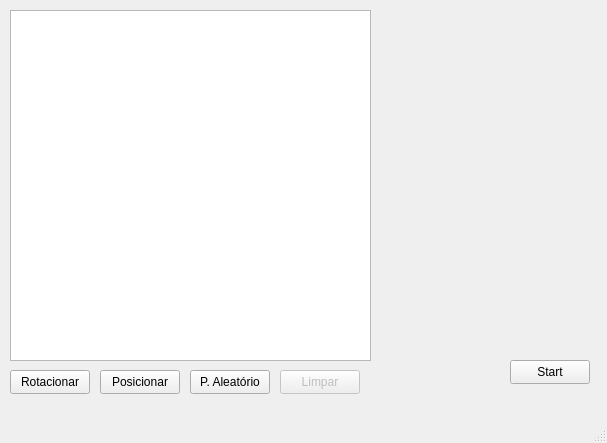
<?xml version="1.0" encoding="UTF-8"?>
<ui version="4.0">
 <class>MainWindow</class>
 <widget class="QMainWindow" name="MainWindow">
  <property name="geometry">
   <rect>
    <x>0</x>
    <y>0</y>
    <width>607</width>
    <height>443</height>
   </rect>
  </property>
  <property name="windowTitle">
   <string>MainWindow</string>
  </property>
  <widget class="QWidget" name="centralwidget">
   <widget class="QGraphicsView" name="boardView">
    <property name="geometry">
     <rect>
      <x>10</x>
      <y>10</y>
      <width>361</width>
      <height>351</height>
     </rect>
    </property>
   </widget>
   <widget class="QPushButton" name="pushButton">
    <property name="geometry">
     <rect>
      <x>10</x>
      <y>370</y>
      <width>80</width>
      <height>24</height>
     </rect>
    </property>
    <property name="text">
     <string>Rotacionar</string>
    </property>
   </widget>
   <widget class="QPushButton" name="pushButton_2">
    <property name="geometry">
     <rect>
      <x>100</x>
      <y>370</y>
      <width>80</width>
      <height>24</height>
     </rect>
    </property>
    <property name="text">
     <string>Posicionar</string>
    </property>
   </widget>
   <widget class="QPushButton" name="pushButton_3">
    <property name="geometry">
     <rect>
      <x>510</x>
      <y>360</y>
      <width>80</width>
      <height>24</height>
     </rect>
    </property>
    <property name="text">
     <string>Start</string>
    </property>
   </widget>
   <widget class="QPushButton" name="randomizer">
    <property name="geometry">
     <rect>
      <x>190</x>
      <y>370</y>
      <width>80</width>
      <height>24</height>
     </rect>
    </property>
    <property name="text">
     <string>P. Aleatório</string>
    </property>
   </widget>
   <widget class="QWidget" name="selectorContainer" native="true">
    <property name="geometry">
     <rect>
      <x>380</x>
      <y>69</y>
      <width>211</width>
      <height>261</height>
     </rect>
    </property>
   </widget>
   <widget class="QPushButton" name="clear">
    <property name="enabled">
     <bool>false</bool>
    </property>
    <property name="geometry">
     <rect>
      <x>280</x>
      <y>370</y>
      <width>80</width>
      <height>24</height>
     </rect>
    </property>
    <property name="text">
     <string>Limpar</string>
    </property>
   </widget>
  </widget>
  <widget class="QMenuBar" name="menubar">
   <property name="geometry">
    <rect>
     <x>0</x>
     <y>0</y>
     <width>607</width>
     <height>21</height>
    </rect>
   </property>
  </widget>
  <widget class="QStatusBar" name="statusbar"/>
 </widget>
 <resources/>
 <connections/>
</ui>
